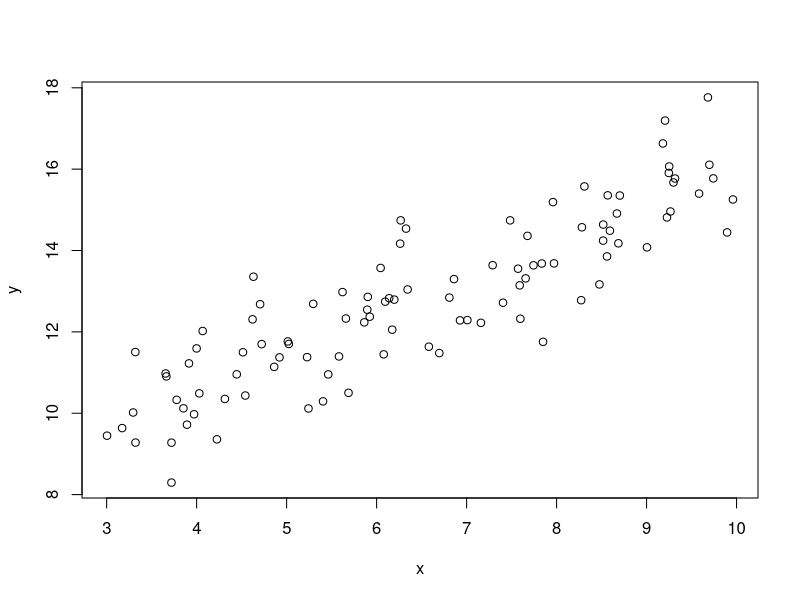

The R source for this figure:
### Session 4 

#Exercise 4.1: Median
#We are looking for the optimal position of the unique bus station in a village with only one street. House numbers represent the distance of each house #from the border of the village. We would like to put the bus station at the point from where the sum of walking distance to each house is minimal.
#Test your solution with the following house numbers:
#housenumbers <- c(5, 7, 9)
#housenumbers <- c(5, 7, 9, 55)
#housenumbers <- c(5, 7, 9, 550)

# Solution 1 Median
housenumbers <- c(5, 7, 9, 560)
e<-c()
busstation <- function(a){
  pos<-a[1]
  e<-pos-housenumbers
  sum(abs(e))
}
myrelation<-optim(c(1),busstation, method = "Brent", lower = 0, upper = 10)
myrelation

###################################################################################

#Exercise 4.2: Mean
#We are looking for the optimal position of the unique bus station in a village with only one street. House numbers represent the distance of each house #from the border of the village. We would like to put the bus station at the point from where the sum of squared walking distance to each house is minimal. #Find the optimum using optim().
#Test your solution with the following house numbers:
#housenumbers <- c(5, 7, 9)
#housenumbers <- c(5, 7, 9, 55)
#housenumbers <- c(5, 7, 9, 550)


# Solution 2 Mean
housenumbers <- c(5, 7, 9, 550)
e<-c()
busstation2 <- function(a){
  pos<-a[1]
  e<-pos-housenumbers
  sum(e^2)
}
myrelation<-optim(c(1),busstation2, method = "Brent", lower = 0, upper = 1000)
myrelation

###################################################################################

#Exercise 4.3: Optim with 2 parameters
#Impose set.seed(123)
#Generate a vector x (of dimension n=100) using a uniform distribution between 3 and 10.
#Moreover, generate a constant c = 7 and a scalar b = .9.
#Moreover, generate the following variable y = c + b ∗ x + rnorm(length(x))
#Now, suppose we do not know the existence of this relation. Find it using a function that, using the vector para, minimizes the sum of squared errors that #is the sum of squared of e = y − para[1] − para[2] ∗ x.
#Show the results and make some meaningful comments.

# Solution 3 optim with two parameters
set.seed(123)
x=runif(100,3,10)
c=7
b=0.9
y=c+b*x+rnorm(length(x))

plot(x,y)

e=c()
myfunSimpReg<-function(para){
  p<-para[1]
  pr<-para[2]
  for (i in 1:length(x)){
    e[i]=y[i]-p-pr*x[i]
    }
  sum(e^2)
}

myresults1<-optim(c(1,3), myfunSimpReg)
print(myresults1)

